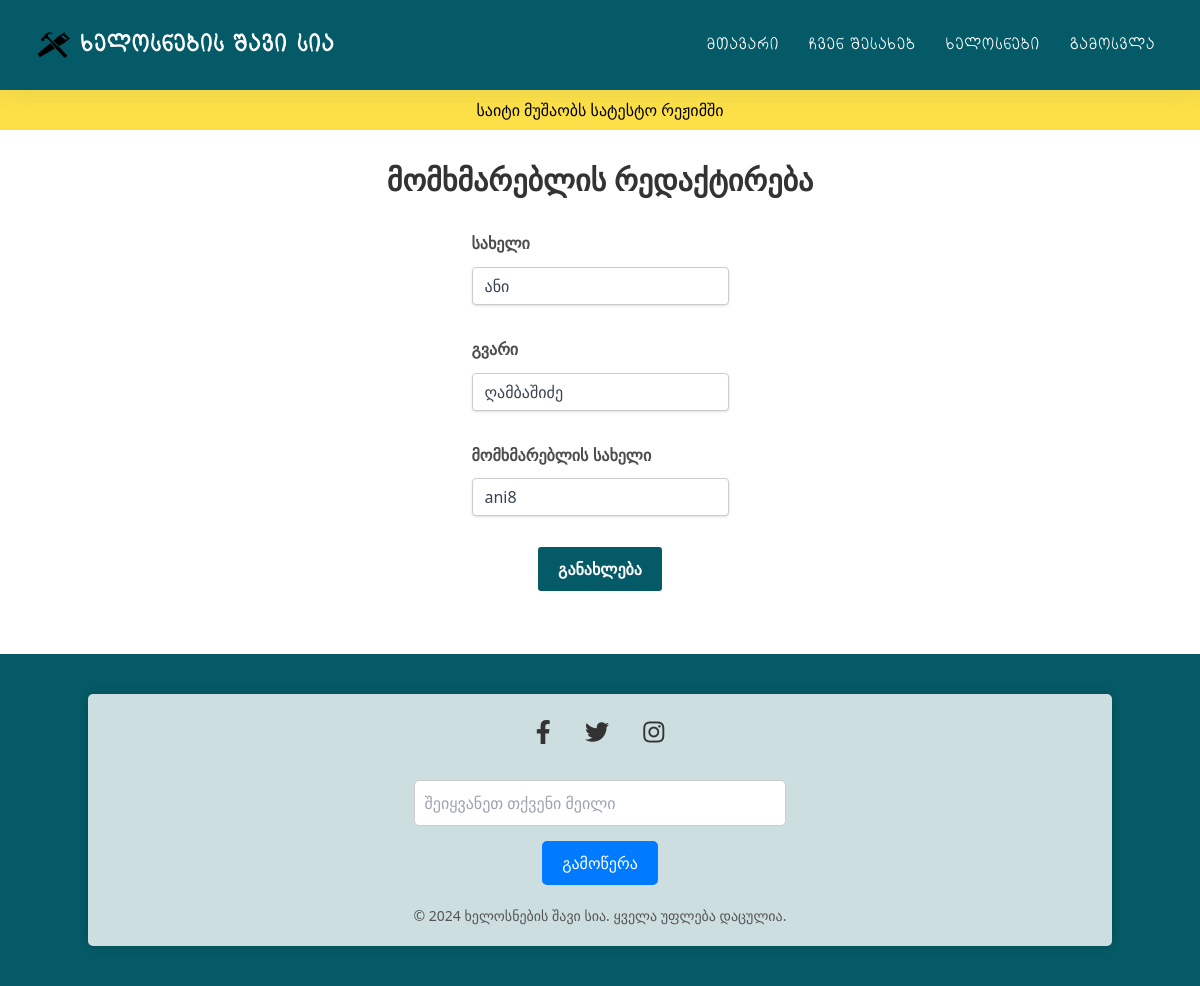
The page /admin/edit_user/2 (signed in) on the database its author committed.
### main.py (models this page shows, shortened)
class Users(db.Model):
    __tablename__ = "users"
    id = db.Column(db.Integer, primary_key=True)
    name = db.Column(db.String(10), unique=False, nullable=False)
    surname = db.Column(db.String(30), unique=False, nullable=False)
    username = db.Column(db.String(30), unique=True, nullable=False)
    password = db.Column(db.String(128), nullable=False)
    is_admin = db.Column(db.Boolean, default=False, nullable=False)
    posts = db.relationship("Posts", backref="author", lazy=True)

### main.py (the view, shortened to what this page needs)
@app.route("/admin/edit_user/<int:user_id>", methods=["GET", "POST"])
@admin_required
def edit_user(user_id):
    user = Users.query.get_or_404(user_id)
    form = EditUserForm(obj=user)
    return render_template(
        "edit_user.html", form=form, navigation_items=navigation_items
    )

### main.py
class EditUserForm(FlaskForm):
    name = StringField("სახელი", validators=[DataRequired()])
    surname = StringField("გვარი", validators=[DataRequired()])
    username = StringField("მომხმარებლის სახელი", validators=[DataRequired()])
    submit = SubmitField("განახლება")

### main.py (called while the page is built)
def admin_required(f):
    @wraps(f)
    def decorated_function(*args, **kwargs):
        if "username" not in session:
            flash("გთხოვთ ჯერ სისტემაში შეხვიდეთ.", "warning")
            return redirect(url_for("login"))
        user = Users.query.filter_by(username=session["username"]).first()
        if user is None:
            flash("მომხმარებელი არ მოიძებნა", "danger")
            return redirect(url_for("home"))
        if not user.is_admin:
            flash("დაშვებული არ არის", "danger")
            return redirect(url_for("home"))
        return f(*args, **kwargs)
    return decorated_function

### templates/edit_user.html (shortened to what this page needs)
{% extends "base.html" %}
{% block content %}
<div class="container mx-auto my-8">
    <h2 class="text-3xl font-bold text-center mb-8">მომხმარებლის რედაქტირება</h2>
    <form method="POST">
        <div class="mb-4">
            {{ form.name.label(class="block text-gray-700 text-sm font-bold mb-2") }}
            {{ form.name(class="shadow appearance-none border rounded w-full py-2 px-3 text-gray-700 leading-tight
            focus:outline-none focus:shadow-outline") }}
        </div>
        <div class="mb-4">
            {{ form.surname.label(class="block text-gray-700 text-sm font-bold mb-2") }}
            {{ form.surname(class="shadow appearance-none border rounded w-full py-2 px-3 text-gray-700 leading-tight
            focus:outline-none focus:shadow-outline") }}
        </div>
        <div class="mb-4">
            {{ form.username.label(class="block text-gray-700 text-sm font-bold mb-2") }}
            {{ form.username(class="shadow appearance-none border rounded w-full py-2 px-3 text-gray-700 leading-tight
            focus:outline-none focus:shadow-outline") }}
        </div>
        <div class="mb-4">
            {{ form.submit(class="hover:bg-green-700 text-white font-bold py-2 w-100 px-4 rounded
            focus:outline-none focus:shadow-outline") }}
        </div>
    </form>
</div>
{% endblock %}

### static/style/main.css (style rules this page uses)
:root { --shss: #055a67; }
* { padding: 0; margin: 0; box-sizing: border-box; font-family: sans-serif; text-decoration: none; list-style: none; }
* { font-family: Nunito, sans-serif; }
* { box-sizing: border-box; }
*, *::before, *::after { box-sizing: border-box; }
h2 { margin-bottom: 20px; font-size: 35px; font-weight: bolder; color: #333; }
form { display: flex; flex-direction: column; align-items: center; }
label { margin-bottom: 5px; font-weight: bold; color: #555; }
input { padding: 10px; margin-bottom: 15px; border: 1px solid #ccc; border-radius: 3px; width: 30%; }
input[type="submit"] { background-color: var(--shss); color: #fff; cursor: pointer; border: none; border-radius: 3px; padding: 10px 0; width: 30%; }
.w-100 { width: 100% !important; padding: 10px 20px !important; }
.mb-2 { font-family: Poppins, sans-serif; color: #4d4d4d; font-size: 16px; line-height: 28.8px; }

### rows shown on the page
Users: name "ანი", surname "ღამბაშიძე", username "ani8"

### other values the page prints
{{ item.label }} "მთავარი" "ჩვენ შესახებ" "ხელოსნები"
